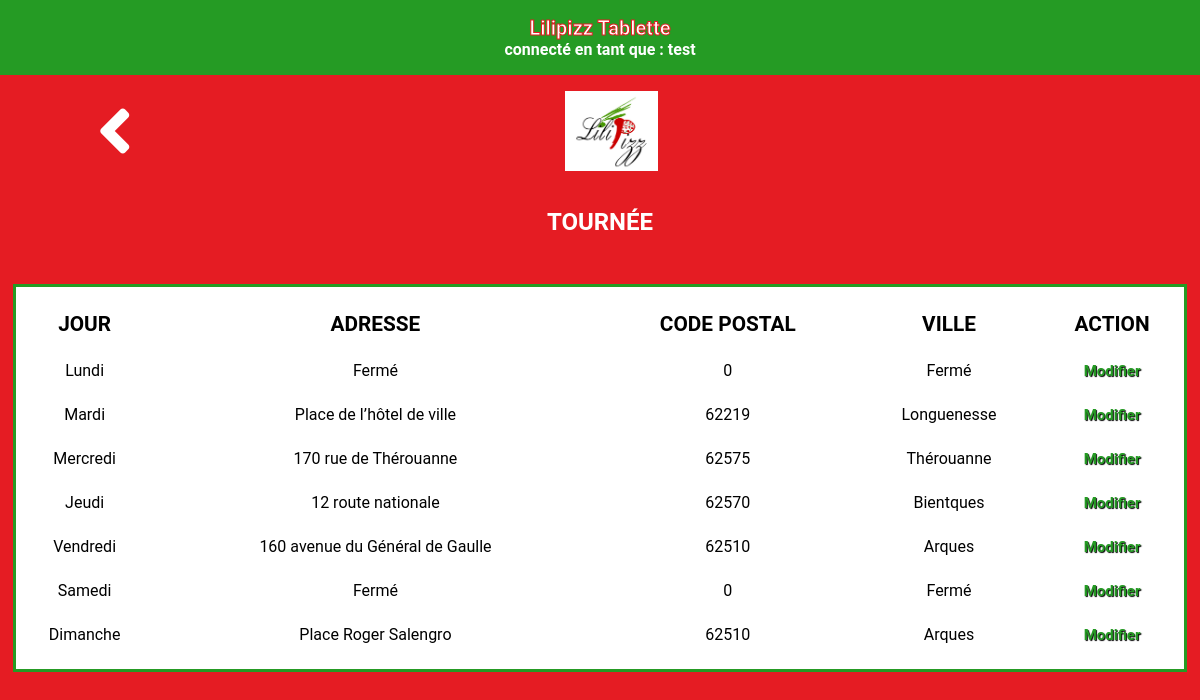
Screenshot of /AppTablette/tour.php (signed in) with the database file from the repository.
### tables this page shows
CREATE TABLE `tournee` (
  `id` int(11) NOT NULL AUTO_INCREMENT,
  `jour` varchar(100) NOT NULL,
  `adresse` varchar(100) NOT NULL,
  `postal` int(11) DEFAULT NULL,
  `ville` varchar(100) NOT NULL,
  PRIMARY KEY (`id`)
);

### AppTablette/tour.php (the view, shortened to what this page needs)
<!DOCTYPE html>
<html lang="fr">
<head>
  <link rel="stylesheet" href="css/styles.css">
  <link rel="stylesheet" href="https://use.fontawesome.com/releases/v5.6.3/css/all.css"
>
</head>
<body>
  <header>
  <p><a href='index.php'>Lilipizz Tablette</a></p>
  <?php echo "connecté en tant que : ".$_SESSION['name']; ?>
  </header>
<nav>
  <div class="nav-left">
    <ul>
      <li><a href="dashboard.php"><i class="fas fa-angle-left"></i></a></li>
    </ul>
  </div>
  <div class="nav-middle">
    <ul>
      <li><img src="img/logo.png"></li>
    </ul>
  </div>
  <div class="nav-right">
    <ul>
      <li></i></li>
    </ul>
  </div>
</nav>
<main>
<div id="tour">
  <h2>Tournée</h2>
</div>
<div id="tour_table">
    <table id="tour_table_content">
  <thead>
    <tr>
      <th>Jour</th>
      <th>Adresse</th>
      <th>Code postal</th>
      <th>Ville</th>
      <th>Action</th>
    </tr>
  </thead>
  <tbody>
  <?php
    require 'src/connection.php';
    $response = $bdd->query("SELECT * FROM tournee");
    while($tour = $response->fetch())
    {
        echo '<tr>';
            echo '<td>'.ucfirst($tour['jour']).'</td>';
            echo '<td>'.ucfirst($tour['adresse']).'</td>';
            echo '<td>'.$tour['postal'].'</td>';
            echo '<td>'.ucfirst($tour['ville']).'</td>';
            ?>
            <td><a href="changeTour.php?id=<?= $tour['id']; ?>">Modifier</a></td>
            <?php
        echo '</tr>';
    }
    ?>
  </tbody>
</table>
    </div>
</main>
</body>
</html>

### AppTablette/css/styles.css (style rules this page uses)
* { margin: 0; padding: 0; }
body { font-family: 'Roboto', sans-serif; background-color: #e51c23; }
header { background-color: rgb(37, 155, 36); color: #ffffff; font-weight: bold; text-align: center; padding: 1em; }
header p a { text-decoration: none; color: #fff; font-size: 20px; -webkit-text-stroke: 1px #e51c23; }
nav { background-color: rgb(229, 28, 35); color: #ffffff; padding: 1em; display: flex; }
.nav-left { height: 100%; width: 10%; text-align: right; }
.nav-left li { list-style: none; display: inline; font-size: 4.5em; }
.nav-left a { color: rgb(255, 255, 255); }
.nav-middle { height: 100%; width: 45%; text-align: right; }
.nav-middle li { list-style: none; display: inline; font-size: 1.55em; }
nav img { height: 80px; vertical-align: middle; }
.nav-right { height: 100%; width: 40%; vertical-align: middle; line-height: 40px; }
.nav-right li { list-style: none; display: inline; padding-left: 1em; font-size: 1.55em; }
main { background-color: rgb(229, 28, 35); display: flex; flex-direction: column; align-items: center; margin: 1em; }
#tour h2 { color: rgb(255, 255, 255); text-transform: uppercase; text-align: center; margin-bottom: 2em; }
#tour_table { width: 100%; border: 3px solid rgb(37, 155, 36); }
#tour_table_content { background-color: rgb(255, 255, 255); color: rgb(0, 0, 0); border-spacing: 0 25px; width: 100%; }
#tour_table_content thead { width: 25%; font-size: 1.3em; text-transform: uppercase; }
#tour_table_content tr { width: 25%; text-align: center; }
td a { text-decoration: none; color: rgb(37, 155, 36); text-shadow: 1px 1px 1px #000; font-size: 15px; font-weight: bold; }

### rows the page displays
tournee: jour "Lundi", adresse "Fermé", postal "0", ville "Fermé"
tournee: jour "Mardi", adresse "Place de l’hôtel de ville", postal "62219", ville "Longuenesse"
tournee: jour "Mercredi", adresse "170 rue de Thérouanne", postal "62575", ville "Thérouanne"
tournee: jour "Jeudi", adresse "12 route nationale", postal "62570", ville "Bientques"
tournee: jour "Vendredi", adresse "160 avenue du Général de Gaulle", postal "62510", ville "Arques"
tournee: jour "Samedi", adresse "Fermé", postal "0", ville "Fermé"
tournee: jour "Dimanche", adresse "Place Roger Salengro", postal "62510", ville "Arques"

### other values shown
$_SESSION['name'] "test"
